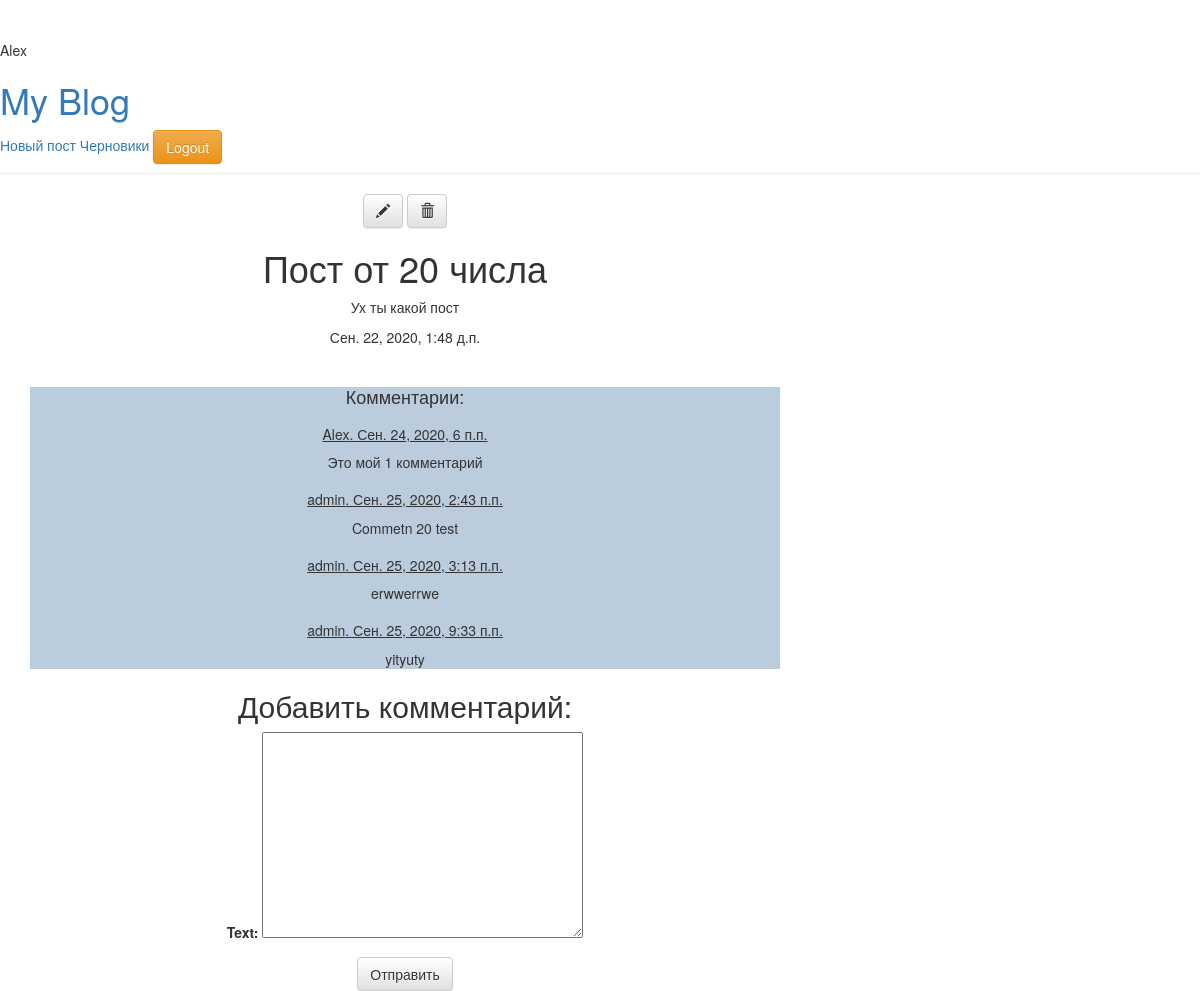
The app's page /post/7/detail (signed in) with its own data.
### my_blog/models.py (models this page shows, shortened)
class Post(models.Model):
    author = models.ForeignKey('auth.User', on_delete=models.CASCADE)
    title = models.CharField(max_length=200)
    text = models.TextField()
    created_date = models.DateTimeField(default=timezone.now)
    published_date = models.DateTimeField(blank=True, null=True)
    deleted = models.BooleanField(default=False)
    draft = models.BooleanField(default=False)
    class Meta:
        verbose_name = 'Пост'
        verbose_name_plural = 'Посты'

class Comment(models.Model):
    author = models.ForeignKey('auth.User', on_delete=models.CASCADE)
    post = models.ForeignKey('Post', on_delete=models.CASCADE)
    text = models.TextField(max_length=500)
    created_date = models.DateTimeField(auto_now_add=True)
    class Meta:
        verbose_name = 'Комментарий'
        verbose_name_plural = 'Комментарии'

### my_blog/views.py (the view)
# urls.py: path('post/<int:post_pk>/detail', views.post_detail, name='post_detail'),
def post_detail(request, post_pk):
    post = get_object_or_404(Post, pk=post_pk)
    comments = Comment.objects.filter(post__id=post_pk)
    if request.method == 'POST':
        form = CommentForm(request.POST)
        if form.is_valid():
            comment = form.save(commit=False)
            comment.post = post
            comment.author = request.user
            comment.save()
            return redirect('post_detail', post_pk=comment.post.pk)
    else:
        form = CommentForm()
    return render(request, 'my_blog/post_detail.html', {
        'post': post,
        'comments': comments,
        'form': form
    })

### my_blog/forms.py
class CommentForm(forms.ModelForm):
    class Meta:
        model = Comment
        fields = ('text',)

### my_blog/templates/my_blog/post_detail.html (shortened to what this page needs)
{% extends 'my_blog/base.html' %}
{% block content %}
<div class="post" style="text-align: center">
    {% if user.is_authenticated %}
    <a class="btn btn-default" href="{% url 'post_edit' post_pk=post.pk %}"><span class="glyphicon
    glyphicon-pencil"></span></a>
    <a class="btn btn-default" href="{% url 'post_delete' post_pk=post.pk %}"><span class="glyphicon
    glyphicon-trash"></span></a>
    {% endif %}
    <h1>{{ post.title }}</h1>
    <p>{{ post.text|linebreaksbr }}</p>
    {% if post.published_date %}
    <div class="date">
        {{ post.published_date }}
    </div>
    {% else %}
    <p>Пост не опубликован</p>
    <a class="btn btn-default" href="{% url 'post_publish' post_pk=post.pk %}">Опубликовать</a>
    <br>
    {% endif %}
    {% if post.published_date is not null%}
    <div style="margin-top: 40px; background-color: #bbccdd">
        <h4>Комментарии:</h4>
        {% for comment in comments %}
        <div class="comment" style="margin-top: 20px">
            <h5 class="info" style="text-decoration: underline">
                {{comment.author}}.
                {{ comment.created_date}}
            </h5>
            <p>
                {{comment.text}}
            </p>
        </div>
        {% endfor %}
    </div>
    {% if user.is_authenticated %}
    <h2>Добавить комментарий:</h2>
    <form method="post">
        {{form.as_p }}
        <button type="submit" class="save btn btn-default">Отправить</button>
    </form>
    {% endif %}
    {% endif %}
</div>
{% endblock %}

### my_blog/templates/my_blog/base.html (shortened to what this page needs)
<!DOCTYPE html>
<html lang="en">
<head>
    <link rel="stylesheet" href="//maxcdn.bootstrapcdn.com/bootstrap/3.2.0/css/bootstrap.min.css">
    <link rel="stylesheet" href="//maxcdn.bootstrapcdn.com/bootstrap/3.2.0/css/bootstrap-theme.min.css">
</head>
<body>
<div class="page-header">
    {{ request.user }}
    <h1><a href="/">My Blog</a></h1>
    {% if user.is_authenticated %}
        <a href="{% url 'post_new' %}">Новый пост</a>
    <a href="{% url 'post_draft_list' %}" class="top-menu">Черновики</a>
 <a href="accounts/login/"><button type="button" class="btn btn-warning">Logout</button></a>
<br>
    {% else %}
    <a href="accounts/login/"><button type="button" class="btn btn-success">Login</button></a>
    {% endif %}
</div>
<div class="content container">
    <div class="row">
        <div class="col-md-8">
            {% block content %}
            {% endblock %}
        </div>
    </div>
</div>
</body>
</html>

### records on screen
Post: title "Пост от 20 числа", text "Ух ты какой пост", published_date "Сен. 22, 2020, 1:48 д.п."
Comment: author "Alex", created_date "Сен. 24, 2020, 6 п.п.", text "Это мой 1 комментарий"
Comment: author "admin", created_date "Сен. 25, 2020, 2:43 п.п.", text "Commetn 20 test"
Comment: author "admin", created_date "Сен. 25, 2020, 3:13 п.п.", text "erwwerrwe"
Comment: author "admin", created_date "Сен. 25, 2020, 9:33 п.п.", text "yityuty"

### other values on screen
{{ request.user }} "Alex"
